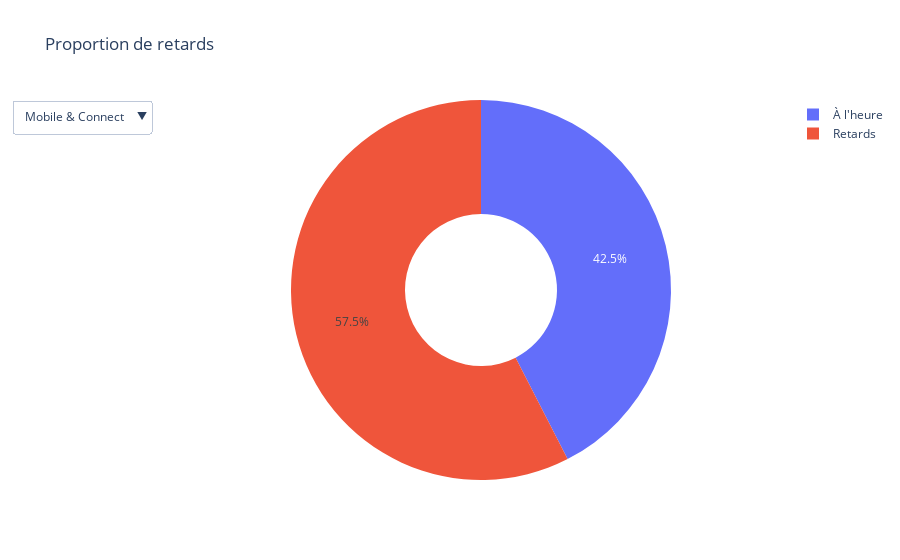

Notebook code for this chart:
### Code cell
import plotly.graph_objs as go

def calculate_proportions(df, checkin_type=None):
    if checkin_type:
        df = df[df['checkin_type'] == checkin_type]
    f_retards = len(df[df['delay_at_checkout_in_minutes'] > 0])
    f_non_retards = len(df[df['delay_at_checkout_in_minutes'] <= 0])
    return [f_non_retards, f_retards]

proportions_tout = calculate_proportions(df_delay)
proportions_mobile = calculate_proportions(df_delay, 'mobile')
proportions_connect = calculate_proportions(df_delay, 'connect')

fig = go.Figure()
fig.add_trace(go.Pie(labels=['À l\'heure', 'Retards'], values=proportions_tout, name="Mobile & Connect", sort=False))
fig.add_trace(go.Pie(labels=['À l\'heure', 'Retards'], values=proportions_mobile, name="Mobile", visible=False, sort=False))
fig.add_trace(go.Pie(labels=['À l\'heure', 'Retards'], values=proportions_connect, name="Connect", visible=False, sort=False))

# Mise à jour des tracés pour chaque bouton
fig.update_traces(hole=.4, hoverinfo="label+percent+name")

# Ajout des boutons pour changer le diagramme
fig.update_layout(
    title_text="Proportion de retards",
    updatemenus=[{
        "buttons": [
            {
                "label": "Mobile & Connect",
                "method": "update",
                "args": [{"visible": [True, False, False]}]
            },
            {
                "label": "Mobile",
                "method": "update",
                "args": [{"visible": [False, True, False]}]
            },
            {
                "label": "Connect",
                "method": "update",
                "args": [{"visible": [False, False, True]}]
            }
        ],
        "direction": "down",
        "showactive": True,
    }]
)

fig.show()

### Figure 1 — Plotly figure (JSON) as saved in the notebook; plotly's stock layout.template omitted (floating-point values rounded to 4 significant figures)
{"data": [{"hole": 0.4, "hoverinfo": "label+percent+name", "labels": ["À l'heure", "Retards"], "name": "Mobile & Connect", "sort": false, "type": "pie", "values": [6942, 9404]}, {"hole": 0.4, "hoverinfo": "label+percent+name", "labels": ["À l'heure", "Retards"], "name": "Mobile", "sort": false, "type": "pie", "values": [4999, 7945], "visible": false}, {"hole": 0.4, "hoverinfo": "label+percent+name", "labels": ["À l'heure", "Retards"], "name": "Connect", "sort": false, "type": "pie", "values": [1943, 1459], "visible": false}], "layout": {"title": {"text": "Proportion de retards"}, "updatemenus": [{"buttons": [{"args": [{"visible": [true, false, false]}], "label": "Mobile & Connect", "method": "update"}, {"args": [{"visible": [false, true, false]}], "label": "Mobile", "method": "update"}, {"args": [{"visible": [false, false, true]}], "label": "Connect", "method": "update"}], "direction": "down", "showactive": true}]}}
